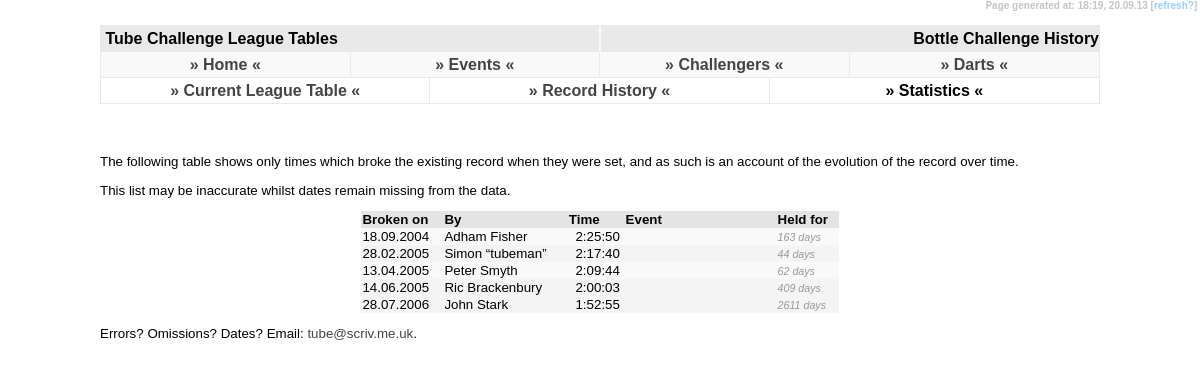
Page /bottle/history/index.php on the committed database.
### tables this page shows
CREATE TABLE IF NOT EXISTS `tc_data` (
  `tc_challenge` varchar(3) NOT NULL DEFAULT '',
  `tc_name` varchar(255) NOT NULL DEFAULT '',
  `tc_hours` tinyint(2) NOT NULL DEFAULT '0',
  `tc_mins` tinyint(2) NOT NULL DEFAULT '0',
  `tc_sec` tinyint(2) NOT NULL DEFAULT '0',
  `tc_event` varchar(255) DEFAULT NULL,
  `tc_date` date DEFAULT NULL,
  `tc_fn_station_count` smallint(4) DEFAULT NULL,
  `tc_fn274_excluded_station` varchar(3) DEFAULT NULL,
  `tc_fn_gwr` char(1) DEFAULT NULL,
  `tc_uid` int(4) NOT NULL AUTO_INCREMENT,
  `tc_pending_yn` char(1) NOT NULL DEFAULT 'N',
  `tc_upd_id` varchar(3) NOT NULL DEFAULT '',
  `tc_upd_date` timestamp NOT NULL DEFAULT CURRENT_TIMESTAMP ON UPDATE CURRENT_TIMESTAMP,
  PRIMARY KEY (`tc_uid`)
);

### bottle/history/index.php (the view, shortened to what this page needs)
<!DOCTYPE html PUBLIC "-//W3C//DTD XHTML 1.0 Strict//EN" "http://www.w3.org/TR/xhtml1/DTD/xhtml1-strict.dtd">
<html xmlns="http://www.w3.org/1999/xhtml" xml:lang="en">
<head>
  <link rel="stylesheet" title="Default" type="text/css" href="../../default.css" />
</head>
<body><div id="temps">Page generated at: <?php echo date("H:i"); ?>,&nbsp;<?php echo date("d.m.y"); ?>&nbsp;[<a class="text" href="javascript:location.reload()">refresh?</a>]&nbsp;</div>
<div id="header1">&nbsp;Tube Challenge League Tables</div>
<div id="header2">&nbsp;Bottle Challenge History</div>
<?php
	include('../../menu.php');
	include('../../submenu.php');
?>
<div id="content">
	<h3>&nbsp;</h3>
<p>The following table shows only times which broke the existing record when they were set, and as such is an account of the evolution of the record over time.</p>
<p>This list may be inaccurate whilst dates remain missing from the data.</p>
			<table align="center" border="0" cellpadding="1" cellspacing="0">
				<tr class="newshead">
					<td width="80">Broken on</td>
					<td>By</td>
					<td align="center">Time&nbsp;</td>
					<td width="150">Event</td>
					<td width="60">Held for</td>
				</tr>
				<?php
					$query = "SELECT * FROM tc_data WHERE tc_challenge = 'BOT' AND tc_date is not null ORDER BY tc_date, tc_hours, tc_mins, tc_sec";
					$fnc = mysql_query($query) or die("Select Failed! [302]");
					$fncpos = 0;
						$prevhr = 19;
						$prevmin = 57;
						$prevsec = 47;
					while ($fncdata = mysql_fetch_array($fnc)) {
						$fncpos++;
						if(mktime($fncdata['tc_hours'], $fncdata['tc_mins'], $fncdata['tc_sec']) < mktime($prevhr, $prevmin, $prevsec)){
						if ($fncpos > 1){
						?>
					<td><i><?php $diff = (date("U", strtotime($fncdata['tc_date'])) - $prevdate)/86400; echo round($diff); ?> days</i></td>
				</tr><?php } ?>
				<tr class="row<?php if($fncpos%2 != 0){ echo "1"; } else { echo "2"; } ?>">
					<td><?php if ($fncdata['tc_date']){ echo date("d.m.Y", strtotime($fncdata['tc_date']));} ?></td>
					<td><?php echo $fncdata['tc_name']; ?></td>
					<td width="75" align="right"><?php if ($fncdata['tc_fn_gwr'] == "Y"){ ?>&#174;&nbsp;<?php } echo $fncdata['tc_hours']; ?>:<?php if ($fncdata['tc_mins'] < 10){ ?>0<?php } echo $fncdata['tc_mins']; ?>:<?php if ($fncdata['tc_sec'] < 10){ ?>0<?php } echo $fncdata['tc_sec']; ?>&nbsp;</td>
					<td>&nbsp;<i><?php echo $fncdata['tc_event']; ?></i></td>
				<?php	$prevhr = $fncdata['tc_hours'];
						$prevmin = $fncdata['tc_mins'];
						$prevsec = $fncdata['tc_sec'];
						$prevdate = date("U", strtotime($fncdata['tc_date']));
					} } ?>
					<td><i><?php $diff = (date("U", strtotime(date("Y-m-d"))) - $prevdate)/86400; echo round($diff); ?> days</i></td>
				</tr>
			</table>
<p>Errors? Omissions? Dates? Email: <a href="mailto:tube@scriv.me.uk">tube&#64;scriv.me.uk</a>.</p>
</div>
</body>
</html>

### default.css (style rules this page uses)
body { padding: 0; margin: 0; font-family: Trebuchet MS, Arial, Verdana, Helvetica, Calibri, sans-serif; background-color: #fff; font-weight: bold; }
#header1 { position: absolute; height: 25px; border-right: solid 1px #f9f9f9; border-left: solid 1px #e9e9e9; border-top: solid 1px #e9e9e9; border-bottom: solid 1px #e9e9e9; left: 100px; right: 50%; top: 25px; background-color: #e9e9e9; line-height: 25px; vertical-align: middle; }
#header2 { position: absolute; height: 25px; border-left: solid 1px #f9f9f9; border-right: solid 1px #e9e9e9; border-top: solid 1px #e9e9e9; border-bottom: solid 1px #e9e9e9; left: 50%; right: 100px; top: 25px; background-color: #e9e9e9; border-width: 1px; line-height: 25px; vertical-align: middle; text-align: right; }
#content { position: absolute; left: 100px; right: 100px; top: 108px; font-weight: normal; font-size: 10pt; text-align: justify; }
#temps { text-align: right; color: #c4c4c4; font-size: 7.5pt; position: absolute; right: 0px; height: 15px; top: 0px; margin: 0px 0px; vertical-align: middle; background-color: #ffffff; }
.newshead { background-color: #e4e4e4; vertical-align: middle; font-weight: bold; }
.row1 { background-color: #f9f9f9; }
.row2 { background-color: #f4f4f4; }
i { font-size: 8pt; color: #999999; }
a:link { color: #444444; text-decoration: none; }
a.text:link { color: #99ccff; text-decoration: none; }
h3 { padding-top: 15px; margin: 0; }

### rows in the picture
tc_data: tc_date "18.09.2004", tc_name "Adham Fisher", tc_hours "2", tc_mins "25", tc_sec "50"
tc_data: diff "163", tc_date "28.02.2005", tc_name "Simon “tubeman”", tc_hours "2", tc_mins "17", tc_sec "40"
tc_data: diff "44", tc_date "13.04.2005", tc_name "Peter Smyth", tc_hours "2", tc_mins "9", tc_sec "44"
tc_data: diff "62", tc_date "14.06.2005", tc_name "Ric Brackenbury", tc_hours "2", tc_mins "0", tc_sec "3"
tc_data: diff "409", tc_date "28.07.2006", tc_name "John Stark", tc_hours "1", tc_mins "52", tc_sec "55", tc_date "2611"
